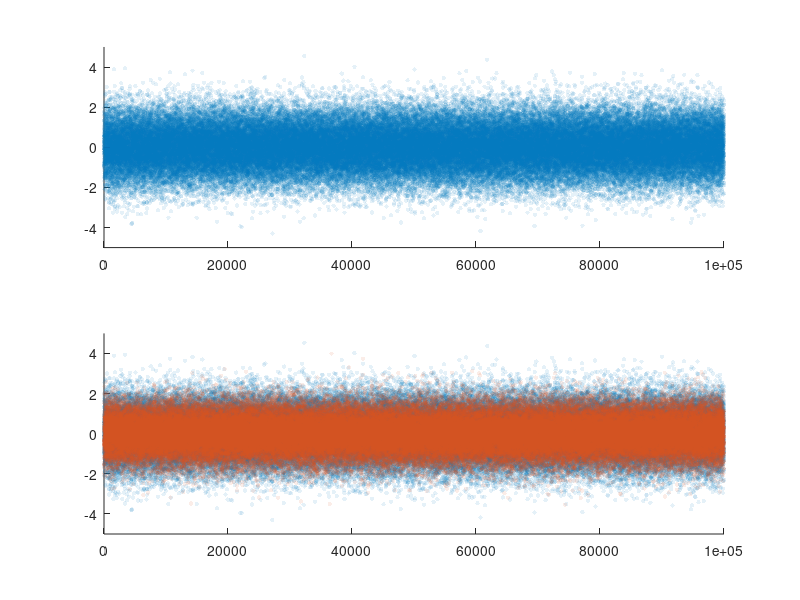

Write the MATLAB code that produced this figure.
D = randn(1e5,1);
maD = mean(abs(D));

guess_SD = abs(D) * sqrt(pi/2);

S = randn(1e5,1) * maD;

maS = mean(abs(S));
% 
% figure(1); clf; hold on
% 
% histogram(abs(D),0:0.05:4.5)
% histogram(abs(S),0:0.05:4.5)
% 
% xlim([0 4.5])
% ylim([0 6500])
% 
% plot(maD*[1 1],get(gca,'ylim'),'b', 'linewidth',3)
% plot(maS*[1 1],get(gca,'ylim'),'r', 'linewidth',3)
% plot(std(S)*[1 1],get(gca,'ylim'),'r--', 'linewidth',3)
% 
% %%
% figure(2); clf; hold on
% 
% histogram(guess_SD)
% 
% %%
figure(3); clf

subplot(2,1,1)
scatter(1:1e5,D,10,'filled', 'markerfacealpha',0.1)
ylim(5*[-1 1])

subplot(2,1,2); hold on
scatter(1:1e5,D,10,'filled', 'markerfacealpha',0.1)
scatter(1:1e5,S,10,'filled', 'markerfacealpha',0.1)
ylim(5*[-1 1])